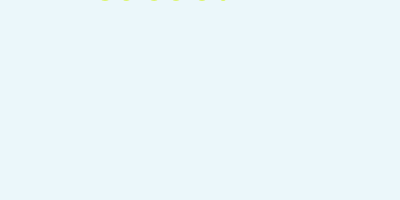
Frame 1 (no input)
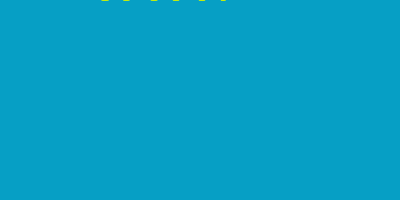
Frame 60 (the mouse pressed at the canvas centre just before this capture)
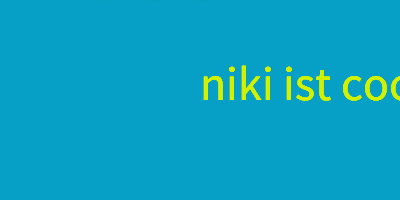
Frame 120 (the mouse held since frame 60 and released just before this capture)

The Processing sketch that drew these frames (run headless with seeded random() and noise(); from frame 60 on, the mouse is pressed at the canvas centre):

// Processing sketch: processing_180305
// ── processing_180305.pde

// Rumpelstilzchen
// 08.12.2014

/*Aufgabenstellung
Schreibe ein Programm, das einen selbst gewÃ�Â¤hlten Text an der Mausposition erscheinen lÃ�Â¤sst und ihn anschlieÃ�ï¿½end wieder ausblendet. 
Hinweis 1: Recherchiere, wie du in Processing Text einfuegen kannst. 
Hinweis 2: In Abschnitt zwei findest du ein Beispiel, in dem eine Ellipse ausgeblendet wird. 
*/
void setup (){
  size (400, 200);
  background(255,255,255);
}
  
 
 
void draw (){
  // Zeichnen eines leicht durchsichtigen Hintergrunds
  fill (0,155,188, 20); // die vierte komponente gibt die deckkraft der farbe (max. 255) an
  noStroke();
  rect (0, 0, width, height);
  
  // Zeichnen der Kreise
  stroke (255,206,0);
  strokeWeight (2);
  fill (208,242,2);
  textSize(48);
  text ("niki ist cool",mouseX,mouseY);
}
